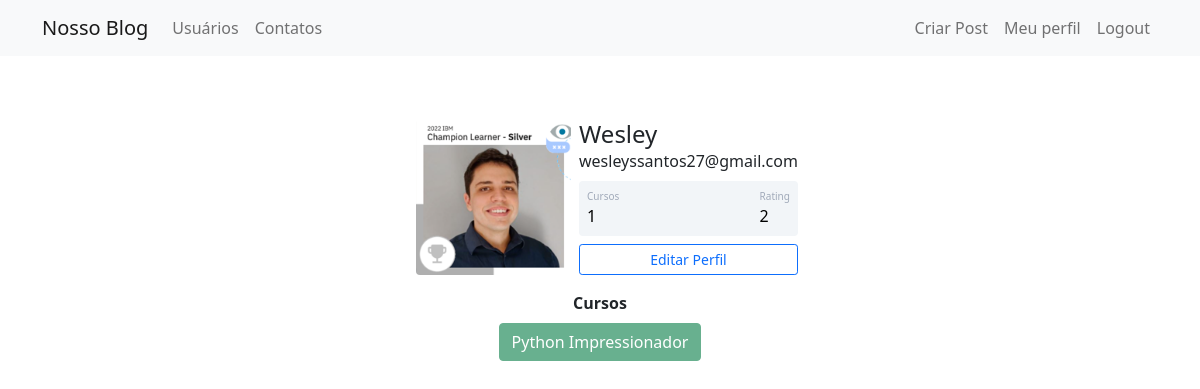
Screenshot of /perfil (signed in) with the database file from the repository.
### comunidadeimpressionadora/models.py (models this page shows)
class Usuario(database.Model, UserMixin):
    id = database.Column(database.Integer, primary_key=True)
    username = database.Column(database.String, nullable=False)
    email = database.Column(database.String, nullable=False, unique=True)
    senha = database.Column(database.String, nullable=False)
    foto_perfil = database.Column(database.String, default='default.jpg')
    post = database.relationship('Post', backref='autor', lazy=True)
    cursos = database.Column(database.String, nullable=False, default='Não Informado')
    def contar_posts(self):
        return len(self.post)

### comunidadeimpressionadora/routes.py (the view)
@app.route('/perfil')
@login_required
def perfil():
    foto_perfil = url_for('static', filename='profile_images/{}'.format(current_user.foto_perfil))
    return render_template('perfil.html', foto_perfil=foto_perfil)

### comunidadeimpressionadora/models.py (called while the page is built)
@login_manager.user_loader
def load_usuario(id_usuario):
    return Usuario.query.get(int(id_usuario))

### comunidadeimpressionadora/templates/perfil.html (shortened to what this page needs)
{% extends 'base.html' %}
{% block body %}
<div class="container mt-5 d-flex justify-content-center">
    <div class="card p-3">
        <div class="d-flex align-items-center">
            <div class="image pe-2">
            <img src="{{ foto_perfil }}" class="rounded" width="155" >
            </div>
            <div class="ml-3 w-100">
                <h4 class="mb-0 mt-0">{{ current_user.username }}</h4>
                <span>{{ current_user.email }}</span>
                <div class="p-2 mt-2 bg-primary d-flex justify-content-between rounded text-white stats">
                    {% if 'Não Informado' in current_user.cursos or current_user.cursos == '' %}
                    <div class="d-flex flex-column">
                        <span class="articles">Cursos</span>
                        <span class="number1">0</span>
                    </div>
                    {% else %}
                    <div class="d-flex flex-column">
                        <span class="articles">Cursos</span>
                        <span class="number1">{{ current_user.cursos.count(';') + 1}}</span>
                    </div>
                    {% endif %}
                    <div class="d-flex flex-column">
                        <span class="rating">Rating</span>
                        <span class="number3">{{ current_user.contar_posts() }}</span>
                    </div>
                </div>
                <div class="button mt-2 d-flex flex-row align-items-center">
                    <a class="w-100" href="{{ url_for('editarperfil') }}"><button class="btn btn-sm btn-outline-primary w-100">Editar Perfil</button></a>
                </div>
            </div>
        </div>
    </div>
</div>
<div class="row justify-content-center">
    <div class="col col-4" style="text-align: center">
        <strong>Cursos</strong><br>
        {% if current_user.cursos %}
            {% for curso in current_user.cursos.split(';') %}
            <button type="button" class="btn btn-success mt-2" disabled>{{ curso }}</button>
            {% endfor %}
        {% else %}
            <p> Nenhum curso cadastrado </p>
        {% endif %}
    </div>
</div>
{% endblock %}

### comunidadeimpressionadora/static/main.css (style rules this page uses)
.card { width: 400px; border: none; border-radius: 10px; background-color: #fff; }
.stats { background: #f2f5f8 !important; color: #000 !important; }
.articles { font-size:10px; color: #a1aab9; }
.number1 { font-weight:500; }
.rating { font-size:10px; color: #a1aab9; }
.number3 { font-weight:500; }

### rows the page displays
Usuario: username "Wesley", email "wesleyssantos27@gmail.com", cursos "1", cursos "Python Impressionador"

### other values shown
{{ current_user.contar_posts() }} "2"
